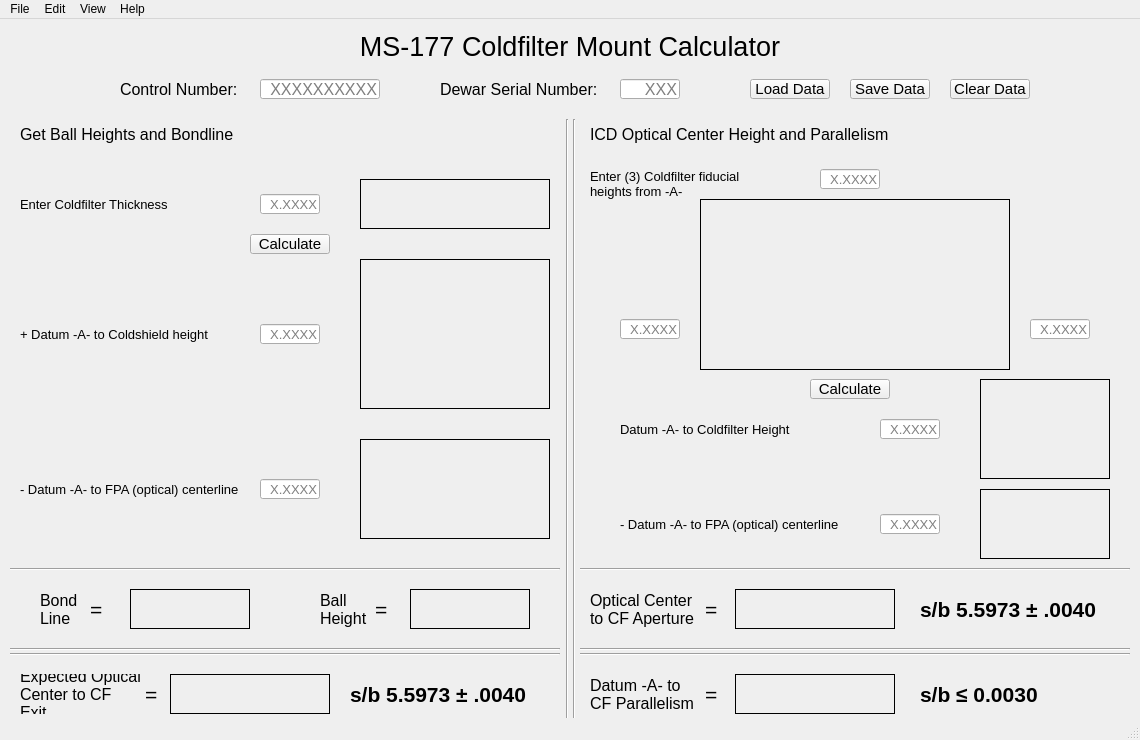
 <widget class="QMainWindow" name="MountCF">
  <property name="geometry">
   <rect>
    <x>0</x>
    <y>0</y>
    <width>1140</width>
    <height>740</height>
   </rect>
  </property>
  <property name="sizePolicy">
   <sizepolicy hsizetype="Preferred" vsizetype="Preferred">
    <horstretch>0</horstretch>
    <verstretch>0</verstretch>
   </sizepolicy>
  </property>
  <property name="minimumSize">
   <size>
    <width>1140</width>
    <height>740</height>
   </size>
  </property>
  <property name="maximumSize">
   <size>
    <width>1140</width>
    <height>740</height>
   </size>
  </property>
  <property name="cursor">
   <cursorShape>ArrowCursor</cursorShape>
  </property>
  <property name="windowTitle">
   <string>Coldfilter Mount Calculator</string>
  </property>
  <property name="windowIcon">
   <iconset>
    <normalon>:/images/sbf40010/SHARED/DEWAR/PUBLIC/DF/177/calcSupport/LM.ico</normalon>
   </iconset>
  </property>
  <widget class="QWidget" name="centralWidget">
   <widget class="QLabel" name="labelHeader1">
    <property name="geometry">
     <rect>
      <x>70</x>
      <y>12</y>
      <width>1000</width>
      <height>30</height>
     </rect>
    </property>
    <property name="font">
     <font>
      <pointsize>20</pointsize>
     </font>
    </property>
    <property name="layoutDirection">
     <enum>Qt::LeftToRight</enum>
    </property>
    <property name="text">
     <string>MS-177 Coldfilter Mount Calculator</string>
    </property>
    <property name="alignment">
     <set>Qt::AlignCenter</set>
    </property>
   </widget>
   <widget class="QLabel" name="labelImg5">
    <property name="geometry">
     <rect>
      <x>980</x>
      <y>360</y>
      <width>130</width>
      <height>100</height>
     </rect>
    </property>
    <property name="frameShape">
     <enum>QFrame::Box</enum>
    </property>
    <property name="text">
     <string/>
    </property>
    <property name="pixmap">
     <pixmap resource="res.qrc">:/images/sbf40010/SHARED/DEWAR/PUBLIC/DF/177/calcSupport/cf2.JPG</pixmap>
    </property>
    <property name="scaledContents">
     <bool>true</bool>
    </property>
   </widget>
   <widget class="QLabel" name="labelImg6">
    <property name="geometry">
     <rect>
      <x>980</x>
      <y>470</y>
      <width>130</width>
      <height>70</height>
     </rect>
    </property>
    <property name="frameShape">
     <enum>QFrame::Box</enum>
    </property>
    <property name="text">
     <string/>
    </property>
    <property name="pixmap">
     <pixmap resource="res.qrc">:/images/sbf40010/SHARED/DEWAR/PUBLIC/DF/177/calcSupport/cs3.JPG</pixmap>
    </property>
    <property name="scaledContents">
     <bool>true</bool>
    </property>
   </widget>
   <widget class="Line" name="line6">
    <property name="geometry">
     <rect>
      <x>580</x>
      <y>540</y>
      <width>550</width>
      <height>20</height>
     </rect>
    </property>
    <property name="orientation">
     <enum>Qt::Horizontal</enum>
    </property>
   </widget>
   <widget class="QLabel" name="labelInput1">
    <property name="geometry">
     <rect>
      <x>120</x>
      <y>60</y>
      <width>180</width>
      <height>20</height>
     </rect>
    </property>
    <property name="font">
     <font>
      <pointsize>12</pointsize>
     </font>
    </property>
    <property name="text">
     <string>Control Number:</string>
    </property>
   </widget>
   <widget class="QLabel" name="labelInput6">
    <property name="geometry">
     <rect>
      <x>590</x>
      <y>145</y>
      <width>151</width>
      <height>40</height>
     </rect>
    </property>
    <property name="font">
     <font>
      <pointsize>10</pointsize>
     </font>
    </property>
    <property name="text">
     <string>Enter (3) Coldfilter fiducial heights from -A-</string>
    </property>
    <property name="wordWrap">
     <bool>true</bool>
    </property>
   </widget>
   <widget class="QLabel" name="labelInput8">
    <property name="geometry">
     <rect>
      <x>620</x>
      <y>495</y>
      <width>271</width>
      <height>20</height>
     </rect>
    </property>
    <property name="font">
     <font>
      <pointsize>10</pointsize>
     </font>
    </property>
    <property name="text">
     <string>- Datum -A- to FPA (optical) centerline</string>
    </property>
   </widget>
   <widget class="QLabel" name="labelFooter9">
    <property name="geometry">
     <rect>
      <x>705</x>
      <y>580</y>
      <width>20</width>
      <height>20</height>
     </rect>
    </property>
    <property name="font">
     <font>
      <pointsize>16</pointsize>
     </font>
    </property>
    <property name="text">
     <string>=</string>
    </property>
   </widget>
   <widget class="QLabel" name="labelFooter10">
    <property name="geometry">
     <rect>
      <x>920</x>
      <y>570</y>
      <width>210</width>
      <height>40</height>
     </rect>
    </property>
    <property name="font">
     <font>
      <pointsize>16</pointsize>
      <weight>75</weight>
      <bold>true</bold>
     </font>
    </property>
    <property name="text">
     <string>s/b 5.5973 ± .0040</string>
    </property>
   </widget>
   <widget class="QLabel" name="labelOutputHeight2">
    <property name="geometry">
     <rect>
      <x>735</x>
      <y>570</y>
      <width>160</width>
      <height>40</height>
     </rect>
    </property>
    <property name="font">
     <font>
      <pointsize>20</pointsize>
      <weight>75</weight>
      <bold>true</bold>
     </font>
    </property>
    <property name="autoFillBackground">
     <bool>false</bool>
    </property>
    <property name="frameShape">
     <enum>QFrame::Box</enum>
    </property>
    <property name="text">
     <string/>
    </property>
    <property name="alignment">
     <set>Qt::AlignCenter</set>
    </property>
   </widget>
   <widget class="QLineEdit" name="lineEditControl">
    <property name="geometry">
     <rect>
      <x>260</x>
      <y>60</y>
      <width>120</width>
      <height>20</height>
     </rect>
    </property>
    <property name="font">
     <font>
      <pointsize>12</pointsize>
     </font>
    </property>
    <property name="text">
     <string/>
    </property>
    <property name="alignment">
     <set>Qt::AlignRight|Qt::AlignTrailing|Qt::AlignVCenter</set>
    </property>
    <property name="placeholderText">
     <string>XXXXXXXXXX</string>
    </property>
   </widget>
   <widget class="QLineEdit" name="lineEditCF2">
    <property name="geometry">
     <rect>
      <x>880</x>
      <y>400</y>
      <width>60</width>
      <height>20</height>
     </rect>
    </property>
    <property name="font">
     <font>
      <pointsize>10</pointsize>
     </font>
    </property>
    <property name="alignment">
     <set>Qt::AlignRight|Qt::AlignTrailing|Qt::AlignVCenter</set>
    </property>
    <property name="placeholderText">
     <string>X.XXXX</string>
    </property>
   </widget>
   <widget class="QLineEdit" name="lineEditFPA1">
    <property name="geometry">
     <rect>
      <x>260</x>
      <y>460</y>
      <width>60</width>
      <height>20</height>
     </rect>
    </property>
    <property name="font">
     <font>
      <pointsize>10</pointsize>
     </font>
    </property>
    <property name="alignment">
     <set>Qt::AlignRight|Qt::AlignTrailing|Qt::AlignVCenter</set>
    </property>
    <property name="placeholderText">
     <string>X.XXXX</string>
    </property>
   </widget>
   <widget class="QPushButton" name="pushButtonLoad">
    <property name="geometry">
     <rect>
      <x>750</x>
      <y>60</y>
      <width>80</width>
      <height>20</height>
     </rect>
    </property>
    <property name="font">
     <font>
      <pointsize>11</pointsize>
     </font>
    </property>
    <property name="text">
     <string>Load Data</string>
    </property>
    <property name="autoDefault">
     <bool>true</bool>
    </property>
   </widget>
   <widget class="QPushButton" name="pushButtonClear">
    <property name="geometry">
     <rect>
      <x>950</x>
      <y>60</y>
      <width>80</width>
      <height>20</height>
     </rect>
    </property>
    <property name="font">
     <font>
      <pointsize>11</pointsize>
     </font>
    </property>
    <property name="text">
     <string>Clear Data</string>
    </property>
    <property name="autoDefault">
     <bool>true</bool>
    </property>
   </widget>
   <widget class="QPushButton" name="pushButtonCalc1">
    <property name="geometry">
     <rect>
      <x>250</x>
      <y>215</y>
      <width>80</width>
      <height>20</height>
     </rect>
    </property>
    <property name="font">
     <font>
      <pointsize>11</pointsize>
     </font>
    </property>
    <property name="text">
     <string>Calculate</string>
    </property>
    <property name="autoDefault">
     <bool>true</bool>
    </property>
    <property name="default">
     <bool>false</bool>
    </property>
   </widget>
   <widget class="Line" name="line7">
    <property name="geometry">
     <rect>
      <x>580</x>
      <y>620</y>
      <width>550</width>
      <height>20</height>
     </rect>
    </property>
    <property name="orientation">
     <enum>Qt::Horizontal</enum>
    </property>
   </widget>
   <widget class="Line" name="line8">
    <property name="geometry">
     <rect>
      <x>580</x>
      <y>625</y>
      <width>550</width>
      <height>20</height>
     </rect>
    </property>
    <property name="orientation">
     <enum>Qt::Horizontal</enum>
    </property>
   </widget>
   <widget class="QLabel" name="labelFooter13">
    <property name="geometry">
     <rect>
      <x>920</x>
      <y>655</y>
      <width>210</width>
      <height>40</height>
     </rect>
    </property>
    <property name="font">
     <font>
      <pointsize>16</pointsize>
      <weight>75</weight>
      <bold>true</bold>
     </font>
    </property>
    <property name="text">
     <string>s/b ≤ 0.0030</string>
    </property>
   </widget>
   <widget class="QLabel" name="labelFooter12">
    <property name="geometry">
     <rect>
      <x>705</x>
      <y>665</y>
      <width>20</width>
      <height>20</height>
     </rect>
    </property>
    <property name="font">
     <font>
      <pointsize>16</pointsize>
     </font>
    </property>
    <property name="text">
     <string>=</string>
    </property>
   </widget>
   <widget class="QLabel" name="labelOutputParallel">
    <property name="geometry">
     <rect>
      <x>735</x>
      <y>655</y>
      <width>160</width>
      <height>40</height>
     </rect>
    </property>
    <property name="font">
     <font>
      <pointsize>20</pointsize>
      <weight>75</weight>
      <bold>true</bold>
     </font>
    </property>
    <property name="autoFillBackground">
     <bool>false</bool>
    </property>
    <property name="frameShape">
     <enum>QFrame::Box</enum>
    </property>
    <property name="text">
     <string/>
    </property>
    <property name="alignment">
     <set>Qt::AlignCenter</set>
    </property>
   </widget>
   <widget class="QLabel" name="labelFooter8">
    <property name="geometry">
     <rect>
      <x>590</x>
      <y>570</y>
      <width>110</width>
      <height>40</height>
     </rect>
    </property>
    <property name="font">
     <font>
      <pointsize>12</pointsize>
     </font>
    </property>
    <property name="text">
     <string>Optical Center to CF Aperture</string>
    </property>
    <property name="wordWrap">
     <bool>true</bool>
    </property>
   </widget>
   <widget class="QLabel" name="labelFooter11">
    <property name="geometry">
     <rect>
      <x>590</x>
      <y>655</y>
      <width>111</width>
      <height>40</height>
     </rect>
    </property>
    <property name="font">
     <font>
      <pointsize>12</pointsize>
     </font>
    </property>
    <property name="text">
     <string>Datum -A- to CF Parallelism</string>
    </property>
    <property name="wordWrap">
     <bool>true</bool>
    </property>
   </widget>
   <widget class="QLineEdit" name="lineEditFid1">
    <property name="geometry">
     <rect>
      <x>1030</x>
      <y>300</y>
      <width>60</width>
      <height>20</height>
     </rect>
    </property>
    <property name="font">
     <font>
      <pointsize>10</pointsize>
     </font>
    </property>
    <property name="alignment">
     <set>Qt::AlignRight|Qt::AlignTrailing|Qt::AlignVCenter</set>
    </property>
    <property name="placeholderText">
     <string>X.XXXX</string>
    </property>
   </widget>
   <widget class="QLineEdit" name="lineEditFid2">
    <property name="geometry">
     <rect>
      <x>820</x>
      <y>150</y>
      <width>60</width>
      <height>20</height>
     </rect>
    </property>
    <property name="font">
     <font>
      <pointsize>10</pointsize>
     </font>
    </property>
    <property name="alignment">
     <set>Qt::AlignRight|Qt::AlignTrailing|Qt::AlignVCenter</set>
    </property>
    <property name="placeholderText">
     <string>X.XXXX</string>
    </property>
   </widget>
   <widget class="QLineEdit" name="lineEditFid3">
    <property name="geometry">
     <rect>
      <x>620</x>
      <y>300</y>
      <width>60</width>
      <height>20</height>
     </rect>
    </property>
    <property name="font">
     <font>
      <pointsize>10</pointsize>
     </font>
    </property>
    <property name="alignment">
     <set>Qt::AlignRight|Qt::AlignTrailing|Qt::AlignVCenter</set>
    </property>
    <property name="placeholderText">
     <string>X.XXXX</string>
    </property>
   </widget>
   <widget class="QLabel" name="labelInput7">
    <property name="geometry">
     <rect>
      <x>620</x>
      <y>400</y>
      <width>220</width>
      <height>20</height>
     </rect>
    </property>
    <property name="font">
     <font>
      <pointsize>10</pointsize>
     </font>
    </property>
    <property name="text">
     <string>Datum -A- to Coldfilter Height</string>
    </property>
   </widget>
   <widget class="QLabel" name="labelHeader2">
    <property name="geometry">
     <rect>
      <x>20</x>
      <y>105</y>
      <width>241</width>
      <height>20</height>
     </rect>
    </property>
    <property name="font">
     <font>
      <pointsize>12</pointsize>
     </font>
    </property>
    <property name="text">
     <string>Get Ball Heights and Bondline</string>
    </property>
   </widget>
   <widget class="QLabel" name="labelHeader3">
    <property name="geometry">
     <rect>
      <x>590</x>
      <y>105</y>
      <width>321</width>
      <height>20</height>
     </rect>
    </property>
    <property name="font">
     <font>
      <pointsize>12</pointsize>
     </font>
    </property>
    <property name="text">
     <string>ICD Optical Center Height and Parallelism</string>
    </property>
   </widget>
   <widget class="QLineEdit" name="lineEditCF1">
    <property name="geometry">
     <rect>
      <x>260</x>
      <y>175</y>
      <width>60</width>
      <height>20</height>
     </rect>
    </property>
    <property name="font">
     <font>
      <pointsize>10</pointsize>
     </font>
    </property>
    <property name="alignment">
     <set>Qt::AlignRight|Qt::AlignTrailing|Qt::AlignVCenter</set>
    </property>
    <property name="placeholderText">
     <string>X.XXXX</string>
    </property>
   </widget>
   <widget class="QLabel" name="labelImg1">
    <property name="geometry">
     <rect>
      <x>360</x>
      <y>160</y>
      <width>190</width>
      <height>50</height>
     </rect>
    </property>
    <property name="frameShape">
     <enum>QFrame::Box</enum>
    </property>
    <property name="text">
     <string/>
    </property>
    <property name="pixmap">
     <pixmap resource="res.qrc">:/images/sbf40010/SHARED/DEWAR/PUBLIC/DF/177/calcSupport/cs2.JPG</pixmap>
    </property>
    <property name="scaledContents">
     <bool>true</bool>
    </property>
   </widget>
   <widget class="QLabel" name="labelInput3">
    <property name="geometry">
     <rect>
      <x>20</x>
      <y>175</y>
      <width>190</width>
      <height>20</height>
     </rect>
    </property>
    <property name="font">
     <font>
      <pointsize>10</pointsize>
      <weight>50</weight>
      <bold>false</bold>
     </font>
    </property>
    <property name="text">
     <string>Enter Coldfilter Thickness</string>
    </property>
   </widget>
   <widget class="QLineEdit" name="lineEditCS">
    <property name="geometry">
     <rect>
      <x>260</x>
      <y>305</y>
      <width>60</width>
      <height>20</height>
     </rect>
    </property>
    <property name="font">
     <font>
      <pointsize>10</pointsize>
     </font>
    </property>
    <property name="alignment">
     <set>Qt::AlignRight|Qt::AlignTrailing|Qt::AlignVCenter</set>
    </property>
    <property name="placeholderText">
     <string>X.XXXX</string>
    </property>
   </widget>
   <widget class="QLabel" name="labelImg2">
    <property name="geometry">
     <rect>
      <x>360</x>
      <y>240</y>
      <width>190</width>
      <height>150</height>
     </rect>
    </property>
    <property name="frameShape">
     <enum>QFrame::Box</enum>
    </property>
    <property name="text">
     <string/>
    </property>
    <property name="pixmap">
     <pixmap resource="res.qrc">:/images/sbf40010/SHARED/DEWAR/PUBLIC/DF/177/calcSupport/cs1.JPG</pixmap>
    </property>
    <property name="scaledContents">
     <bool>true</bool>
    </property>
   </widget>
   <widget class="QLabel" name="labelInput4">
    <property name="geometry">
     <rect>
      <x>20</x>
      <y>305</y>
      <width>220</width>
      <height>20</height>
     </rect>
    </property>
    <property name="font">
     <font>
      <pointsize>10</pointsize>
     </font>
    </property>
    <property name="text">
     <string>+ Datum -A- to Coldshield height</string>
    </property>
   </widget>
   <widget class="QLabel" name="labelImg3">
    <property name="geometry">
     <rect>
      <x>360</x>
      <y>420</y>
      <width>190</width>
      <height>100</height>
     </rect>
    </property>
    <property name="frameShape">
     <enum>QFrame::Box</enum>
    </property>
    <property name="text">
     <string/>
    </property>
    <property name="pixmap">
     <pixmap resource="res.qrc">:/images/sbf40010/SHARED/DEWAR/PUBLIC/DF/177/calcSupport/cs3.JPG</pixmap>
    </property>
    <property name="scaledContents">
     <bool>true</bool>
    </property>
   </widget>
   <widget class="QLabel" name="labelInput5">
    <property name="geometry">
     <rect>
      <x>20</x>
      <y>460</y>
      <width>231</width>
      <height>20</height>
     </rect>
    </property>
    <property name="font">
     <font>
      <pointsize>10</pointsize>
     </font>
    </property>
    <property name="text">
     <string>- Datum -A- to FPA (optical) centerline</string>
    </property>
   </widget>
   <widget class="QLineEdit" name="lineEditFPA2">
    <property name="geometry">
     <rect>
      <x>880</x>
      <y>495</y>
      <width>60</width>
      <height>20</height>
     </rect>
    </property>
    <property name="font">
     <font>
      <pointsize>10</pointsize>
     </font>
    </property>
    <property name="alignment">
     <set>Qt::AlignRight|Qt::AlignTrailing|Qt::AlignVCenter</set>
    </property>
    <property name="placeholderText">
     <string>X.XXXX</string>
    </property>
   </widget>
   <widget class="QPushButton" name="pushButtonCalc2">
    <property name="geometry">
     <rect>
      <x>810</x>
      <y>360</y>
      <width>80</width>
      <height>20</height>
     </rect>
    </property>
    <property name="font">
     <font>
      <pointsize>11</pointsize>
     </font>
    </property>
    <property name="text">
     <string>Calculate</string>
    </property>
    <property name="autoDefault">
     <bool>true</bool>
    </property>
    <property name="default">
     <bool>false</bool>
    </property>
   </widget>
   <widget class="Line" name="line3">
    <property name="geometry">
     <rect>
      <x>10</x>
      <y>540</y>
      <width>550</width>
      <height>20</height>
     </rect>
    </property>
    <property name="orientation">
     <enum>Qt::Horizontal</enum>
    </property>
   </widget>
   <widget class="QLabel" name="labelFooter2">
    <property name="geometry">
     <rect>
      <x>90</x>
      <y>580</y>
      <width>20</width>
      <height>20</height>
     </rect>
    </property>
    <property name="font">
     <font>
      <pointsize>16</pointsize>
     </font>
    </property>
    <property name="text">
     <string>=</string>
    </property>
   </widget>
   <widget class="Line" name="line5">
    <property name="geometry">
     <rect>
      <x>10</x>
      <y>625</y>
      <width>550</width>
      <height>20</height>
     </rect>
    </property>
    <property name="orientation">
     <enum>Qt::Horizontal</enum>
    </property>
   </widget>
   <widget class="QLabel" name="labelFooter1">
    <property name="geometry">
     <rect>
      <x>40</x>
      <y>570</y>
      <width>61</width>
      <height>40</height>
     </rect>
    </property>
    <property name="font">
     <font>
      <pointsize>12</pointsize>
     </font>
    </property>
    <property name="text">
     <string>Bond Line</string>
    </property>
    <property name="wordWrap">
     <bool>true</bool>
    </property>
   </widget>
   <widget class="QLabel" name="labelOutputBL">
    <property name="geometry">
     <rect>
      <x>130</x>
      <y>570</y>
      <width>120</width>
      <height>40</height>
     </rect>
    </property>
    <property name="font">
     <font>
      <pointsize>20</pointsize>
      <weight>75</weight>
      <bold>true</bold>
     </font>
    </property>
    <property name="autoFillBackground">
     <bool>false</bool>
    </property>
    <property name="frameShape">
     <enum>QFrame::Box</enum>
    </property>
    <property name="text">
     <string/>
    </property>
    <property name="alignment">
     <set>Qt::AlignCenter</set>
    </property>
   </widget>
   <widget class="Line" name="line4">
    <property name="geometry">
     <rect>
      <x>10</x>
      <y>620</y>
      <width>550</width>
      <height>20</height>
     </rect>
    </property>
    <property name="orientation">
     <enum>Qt::Horizontal</enum>
    </property>
   </widget>
   <widget class="QLabel" name="labelFooter6">
    <property name="geometry">
     <rect>
      <x>145</x>
      <y>665</y>
      <width>20</width>
      <height>20</height>
     </rect>
    </property>
    <property name="font">
     <font>
      <pointsize>16</pointsize>
     </font>
    </property>
    <property name="text">
     <string>=</string>
    </property>
   </widget>
   <widget class="QLabel" name="labelFooter7">
    <property name="geometry">
     <rect>
      <x>350</x>
      <y>655</y>
      <width>210</width>
      <height>40</height>
     </rect>
    </property>
    <property name="font">
     <font>
      <pointsize>16</pointsize>
      <weight>75</weight>
      <bold>true</bold>
     </font>
    </property>
    <property name="text">
     <string>s/b 5.5973 ± .0040</string>
    </property>
   </widget>
   <widget class="QLabel" name="labelFooter5">
    <property name="geometry">
     <rect>
      <x>20</x>
      <y>655</y>
      <width>121</width>
      <height>40</height>
     </rect>
    </property>
    <property name="font">
     <font>
      <pointsize>12</pointsize>
     </font>
    </property>
    <property name="text">
     <string>Expected Optical Center to CF Exit</string>
    </property>
    <property name="wordWrap">
     <bool>true</bool>
    </property>
   </widget>
   <widget class="QLabel" name="labelOutputHeight1">
    <property name="geometry">
     <rect>
      <x>170</x>
      <y>655</y>
      <width>160</width>
      <height>40</height>
     </rect>
    </property>
    <property name="font">
     <font>
      <pointsize>20</pointsize>
      <weight>75</weight>
      <bold>true</bold>
     </font>
    </property>
    <property name="autoFillBackground">
     <bool>false</bool>
    </property>
    <property name="frameShape">
     <enum>QFrame::Box</enum>
    </property>
    <property name="text">
     <string/>
    </property>
    <property name="alignment">
     <set>Qt::AlignCenter</set>
    </property>
   </widget>
   <widget class="QLabel" name="labelImg4">
    <property name="geometry">
     <rect>
      <x>700</x>
      <y>180</y>
      <width>310</width>
      <height>171</height>
     </rect>
    </property>
    <property name="frameShape">
     <enum>QFrame::Box</enum>
    </property>
    <property name="text">
     <string/>
    </property>
    <property name="pixmap">
     <pixmap resource="res.qrc">:/images/sbf40010/SHARED/DEWAR/PUBLIC/DF/177/calcSupport/cf3.JPG</pixmap>
    </property>
    <property name="scaledContents">
     <bool>true</bool>
    </property>
   </widget>
   <widget class="Line" name="line2">
    <property name="geometry">
     <rect>
      <x>569</x>
      <y>100</y>
      <width>10</width>
      <height>611</height>
     </rect>
    </property>
    <property name="orientation">
     <enum>Qt::Vertical</enum>
    </property>
   </widget>
   <widget class="Line" name="line1">
    <property name="geometry">
     <rect>
      <x>562</x>
      <y>100</y>
      <width>10</width>
      <height>611</height>
     </rect>
    </property>
    <property name="orientation">
     <enum>Qt::Vertical</enum>
    </property>
   </widget>
   <widget class="QLabel" name="labelFooter4">
    <property name="geometry">
     <rect>
      <x>375</x>
      <y>580</y>
      <width>20</width>
      <height>20</height>
     </rect>
    </property>
    <property name="font">
     <font>
      <pointsize>16</pointsize>
     </font>
    </property>
    <property name="text">
     <string>=</string>
    </property>
   </widget>
   <widget class="QLabel" name="labelFooter3">
    <property name="geometry">
     <rect>
      <x>320</x>
      <y>570</y>
      <width>61</width>
      <height>40</height>
     </rect>
    </property>
    <property name="font">
     <font>
      <pointsize>12</pointsize>
     </font>
    </property>
    <property name="text">
     <string>Ball Height</string>
    </property>
    <property name="wordWrap">
     <bool>true</bool>
    </property>
   </widget>
   <widget class="QLabel" name="labelOutputBH">
    <property name="geometry">
     <rect>
      <x>410</x>
      <y>570</y>
      <width>120</width>
      <height>40</height>
     </rect>
    </property>
    <property name="font">
     <font>
      <pointsize>20</pointsize>
      <weight>75</weight>
      <bold>true</bold>
     </font>
    </property>
    <property name="autoFillBackground">
     <bool>false</bool>
    </property>
    <property name="frameShape">
     <enum>QFrame::Box</enum>
    </property>
    <property name="text">
     <string/>
    </property>
    <property name="alignment">
     <set>Qt::AlignCenter</set>
    </property>
   </widget>
   <widget class="QLabel" name="labelInput2">
    <property name="geometry">
     <rect>
      <x>440</x>
      <y>60</y>
      <width>180</width>
      <height>20</height>
     </rect>
    </property>
    <property name="font">
     <font>
      <pointsize>12</pointsize>
     </font>
    </property>
    <property name="text">
     <string>Dewar Serial Number:</string>
    </property>
   </widget>
   <widget class="QLineEdit" name="lineEditSerial">
    <property name="geometry">
     <rect>
      <x>620</x>
      <y>60</y>
      <width>60</width>
      <height>20</height>
     </rect>
    </property>
    <property name="font">
     <font>
      <pointsize>12</pointsize>
     </font>
    </property>
    <property name="text">
     <string/>
    </property>
    <property name="maxLength">
     <number>3</number>
    </property>
    <property name="alignment">
     <set>Qt::AlignRight|Qt::AlignTrailing|Qt::AlignVCenter</set>
    </property>
    <property name="placeholderText">
     <string>XXX</string>
    </property>
   </widget>
   <widget class="QPushButton" name="pushButtonSave">
    <property name="geometry">
     <rect>
      <x>850</x>
      <y>60</y>
      <width>80</width>
      <height>20</height>
     </rect>
    </property>
    <property name="font">
     <font>
      <pointsize>11</pointsize>
     </font>
    </property>
    <property name="text">
     <string>Save Data</string>
    </property>
    <property name="autoDefault">
     <bool>true</bool>
    </property>
   </widget>
  </widget>
  <widget class="QStatusBar" name="statusBar"/>
  <widget class="QMenuBar" name="menuBar">
   <property name="geometry">
    <rect>
     <x>0</x>
     <y>0</y>
     <width>1140</width>
     <height>20</height>
    </rect>
   </property>
   <widget class="QMenu" name="menuFile">
    <property name="title">
     <string>File</string>
    </property>
    <addaction name="actionLoad"/>
    <addaction name="actionSave"/>
    <addaction name="separator"/>
    <addaction name="actionExit"/>
   </widget>
   <widget class="QMenu" name="menuEdit">
    <property name="title">
     <string>Edit</string>
    </property>
    <addaction name="actionClear"/>
    <addaction name="actionScreenShot"/>
    <addaction name="actionShowNotepad"/>
   </widget>
   <widget class="QMenu" name="menuView">
    <property name="title">
     <string>View</string>
    </property>
    <addaction name="actionShowCalc"/>
    <addaction name="actionShowBuild"/>
   </widget>
   <widget class="QMenu" name="menuHelp">
    <property name="title">
     <string>Help</string>
    </property>
    <addaction name="actionAbout"/>
   </widget>
   <addaction name="menuFile"/>
   <addaction name="menuEdit"/>
   <addaction name="menuView"/>
   <addaction name="menuHelp"/>
  </widget>
  <action name="actionLoad">
   <property name="text">
    <string>Load Data</string>
   </property>
  </action>
  <action name="actionSave">
   <property name="text">
    <string>Save Data</string>
   </property>
  </action>
  <action name="actionExit">
   <property name="text">
    <string>Exit</string>
   </property>
  </action>
  <action name="actionClear">
   <property name="text">
    <string>Clear Data</string>
   </property>
  </action>
  <action name="actionScreenShot">
   <property name="text">
    <string>Get Screenshot</string>
   </property>
  </action>
  <action name="actionShowNotepad">
   <property name="text">
    <string>Show Notepad</string>
   </property>
  </action>
  <action name="actionShowCalc">
   <property name="text">
    <string>Show Calculations</string>
   </property>
  </action>
  <action name="actionShowBuild">
   <property name="text">
    <string>Show Build History</string>
   </property>
  </action>
  <action name="actionAbout">
   <property name="text">
    <string>About</string>
   </property>
  </action>
 </widget>
